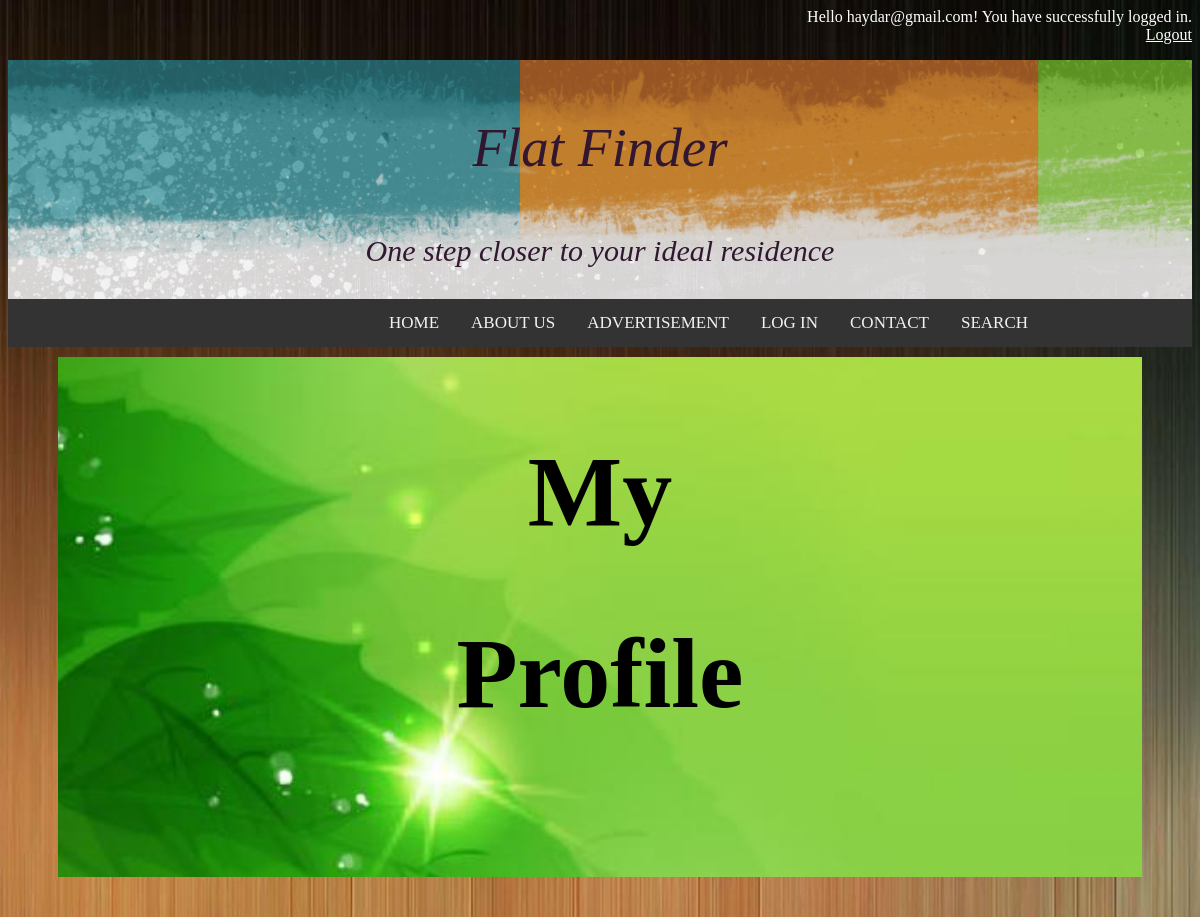
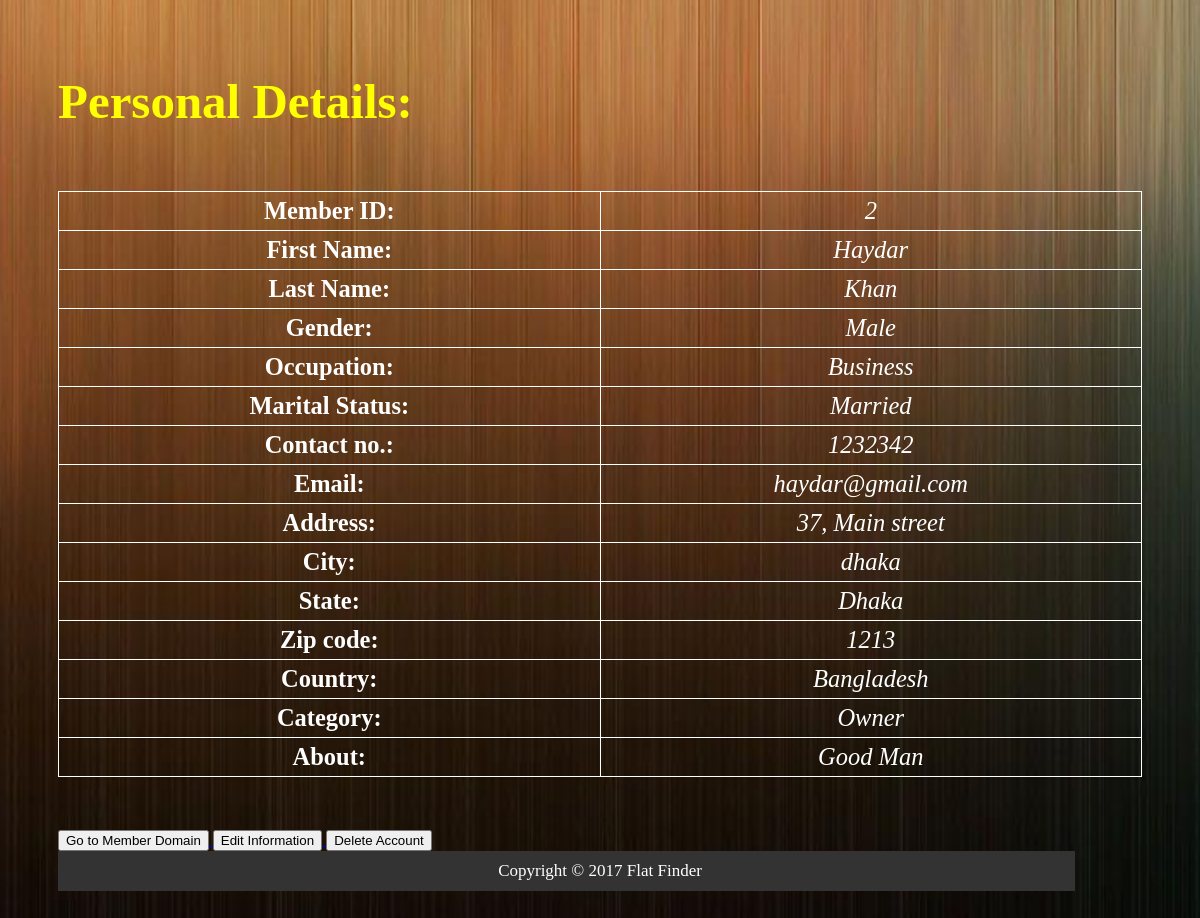
/myAccount.php (signed in), run on the app's committed database (2 pictures, top to bottom).
### tables this page shows
CREATE TABLE `register` (
  `RID` int(11) NOT NULL,
  `FName` varchar(20) NOT NULL,
  `LName` varchar(20) NOT NULL,
  `Gender` varchar(10) NOT NULL,
  `Occupation` varchar(20) NOT NULL,
  `Marital` varchar(15) NOT NULL,
  `Phone` varchar(20) NOT NULL,
  `Email` varchar(30) NOT NULL,
  `Password` varchar(40) NOT NULL,
  `Address` varchar(200) NOT NULL,
  `City` varchar(20) NOT NULL,
  `State` varchar(20) NOT NULL,
  `ZipCode` varchar(10) NOT NULL,
  `Country` varchar(20) NOT NULL,
  `Catagory` varchar(10) NOT NULL,
  `About` varchar(300) NOT NULL
);

### myAccount.php (the view, shortened to what this page needs)
<?php
          echo "<p style='text-align: right;color: white'>";
          echo "Hello ".$_SESSION['email']."! "."\n";
          echo " You have successfully logged in."."\n";
          echo "<a href='logout.php' style='color: white'> Logout</a> ";
          echo "</p>";
?>
<?php
include_once("config.php");
$result = mysqli_query($conn, "SELECT * FROM register WHERE Email = '{$_SESSION['email']}'");
$res = mysqli_fetch_array($result);
?>
<!DOCTYPE html>
<html lang="en">
  <head>
<link rel="stylesheet" href="test1.css">
  </head>
  <body>
<div class="header">
  <p id="title">Flat Finder</p>
  <p id="subtitle">One step closer to your ideal residence</p>
</div>
<div id="navbar">
                <a href="home.html">HOME</a>
                <a href="aboutUs.html">ABOUT US </a>
                <a href="ApartmentRent.php">ADVERTISEMENT</a>
                <a href="login.php">LOG IN</a>
                <a href="reportAdmin.php">CONTACT</a>
                <a href="search.php">SEARCH</a>
</div>
<div class="content">
  	<div >
  <div class="parallax">
    <h1 style="font-family:Algerian">My</h1>
    <h1 style="font-family:Algerian">Profile</h1>
     </div>
     <div>
    <pre style="color:white;Font-size:153%; font-family:Times New Roman">
<div>
<h1 style="color:yellow">Personal Details:</h1>
<table style=" width: 100%;">
<tr><th><b>Member ID:</b></th><td><em><?php echo $res['RID']; ?> </em></td></tr>
<tr><th><b>First Name: </b></th><td><em><?php echo $res['FName']; ?></em></td></tr>
<tr><th><b>Last Name: </b></th><td><em><?php echo $res['LName'];?> </em></td></tr>
<tr><th><b>Gender: </b></th><td><em><?php echo $res['Gender'];?> </em></td></tr>
<tr><th><b>Occupation: </b></th><td><em><?php echo $res['Occupation'];?></em></td></tr>
<tr><th><b>Marital Status: </b></th><td><em><?php echo $res['Marital'];?> </em></td></tr>
<tr><th><b>Contact no.: </b></th><td><em><?php echo $res['Phone'];?> </em></td></tr>
<tr><th><b>Email: </b></th><td><em><?php echo $res['Email'];?></em></td></tr>
<tr><th><b>Address: </b></th><td><em><?php echo $res['Address'];?></em></td></tr>
<tr><th><b>City: </b></th><td><em><?php echo $res['City'];?> </em></td></tr>
<tr><th><b>State: </b></th><td><em><?php echo $res['State'];?> </em></td></tr>
<tr><th><b>Zip code: </b></th><td><em><?php echo $res['ZipCode'];?> </em></td></tr>
<tr><th><b>Country: </b></th><td><em><?php echo $res['Country'];?></em></td></tr>
<tr><th><b>Category: </b></th><td><em><?php echo $res['Catagory'];?></em></td></tr>
<tr><th><b>About: </b></th><td><em><?php echo $res['About'];?> </em></td></tr>
</table>
</pre>
 </div>
<div>
  <a href="MemberHome.php"><button>Go to Member Domain</button> </a>
  <a href="edit.php"><button>Edit Information</button> </a>
  <a href="delete.php"><button>Delete Account</button> </a>
</div>
</div>
<div class="fixed-footer">
        <div class="container">Copyright &copy; 2017 Flat Finder</div>
    </div>
</body>
  </html>

### test1.css (style rules this page uses)
.header { background-color: #ffffff; padding: 1px; text-align: center; font-family: Brush Script MT, Brush Script Std, cursive; font-style: oblique; color: #321730; background-image: url("header.jpg"); }
#title { font-size: 55px; }
#subtitle { font-size: 30px; }
#navbar { overflow: hidden; background-color: #333; padding-left: 365px; }
#navbar a { display: block; color: #f2f2f2; text-align: center; padding: 14px 16px; text-decoration: none; float: left; font-size: 17px; }
.content { padding: 50px; padding-top: 10px; }
.fixed-footer { width: 100%; background: #333; color: #fff; bottom: 0; padding: 10px 0; font-size: 17px; text-align: center; }
.container { width: 80%; margin: 0 auto; }

### myAccount.php (style rules this page uses)
body { background-image: url('background.jpg'); height: 500px; background-attachment: fixed; background-position: center; background-repeat: no-repeat; background-size: cover; }
.parallax { background-image: url("profile.jpg"); height: 500px; background-attachment: fixed; background-position: center; background-repeat: no-repeat; background-size: cover; text-align: center; font-size: 50px; color: black; padding: 10px; }
table, th, td { border: 1px solid white; border-collapse: collapse; font-size:100%; color: white; }
th, td { padding: 5px; text-align: center; width: 35%; }

### data on the page
register: RID "2", FName "Haydar", LName "Khan", Gender "Male", Occupation "Business", Marital "Married", Phone "1232342", Email "haydar@gmail.com", Address "37, Main street", City "dhaka", State "Dhaka", ZipCode "1213", Country "Bangladesh", Catagory "Owner", About "Good Man"

### other printed values
$_SESSION['email'] "haydar@gmail.com"
